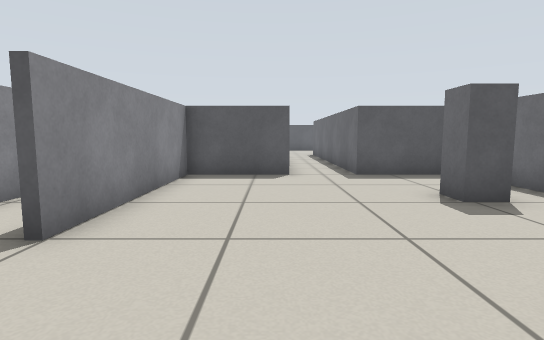
view 1 (above)

16 first-person views from a walk through a world built for the Gazebo simulator. The camera is 0.57 m above the floor, tilts 6° down and sees 80° across. The floor is counted in squares, 0.5 m on a side. Each view is taken from the middle of a square. On the plan, view 1 faces up. The plan holds only what a view shows up to about 13 squares ahead; the rest is blank.

view 2
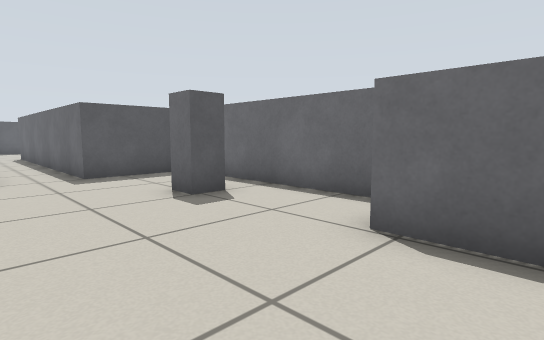

view 3
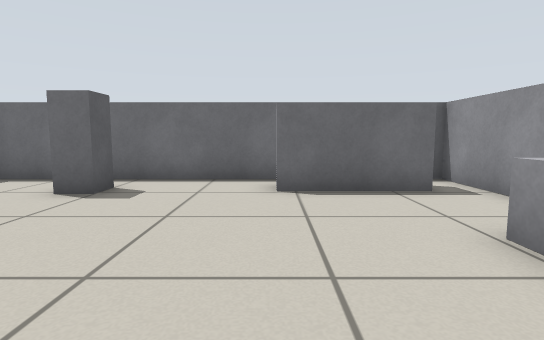

view 4
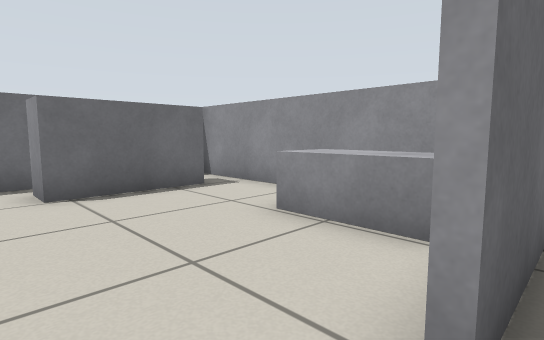

view 5
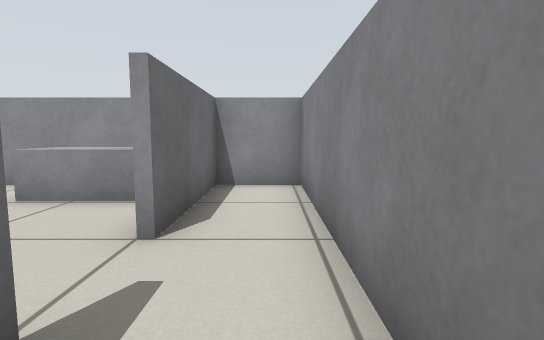

view 6
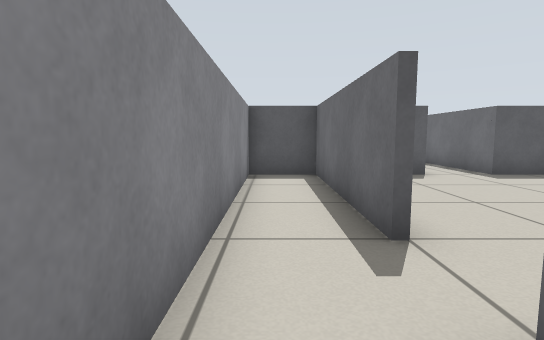

view 7
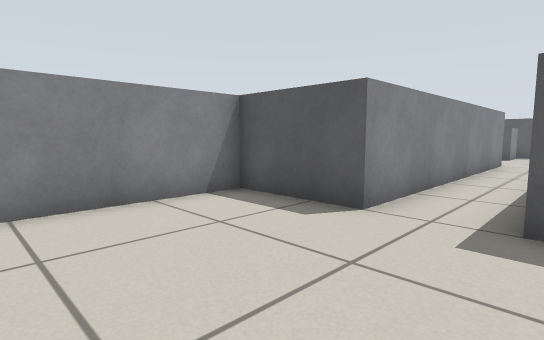

view 8
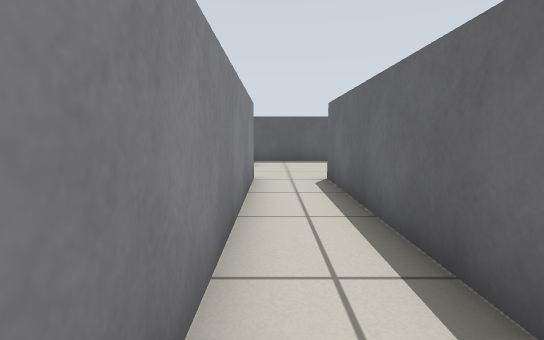

view 9
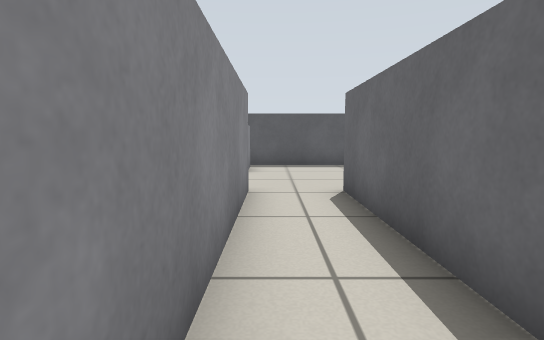

view 10
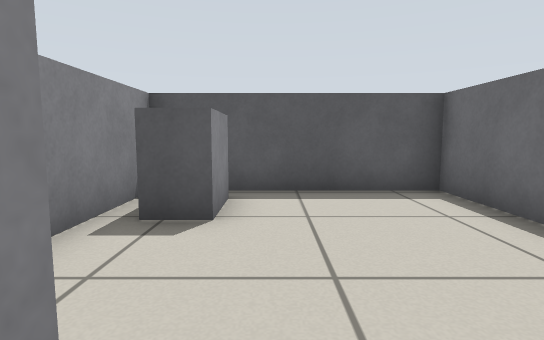

view 11
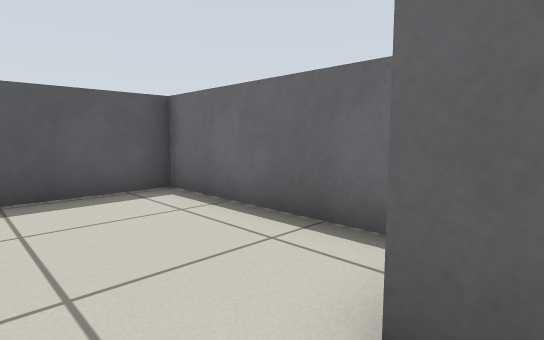

view 12
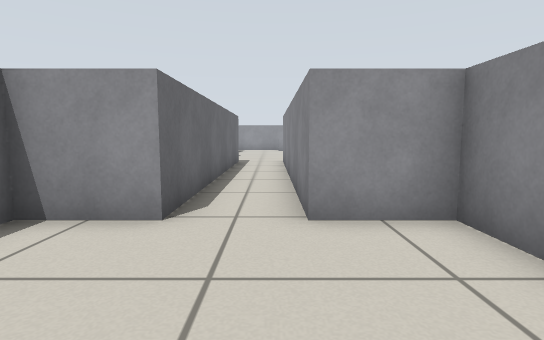

view 13
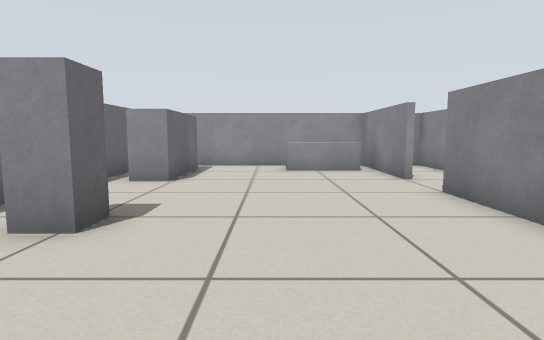

view 14
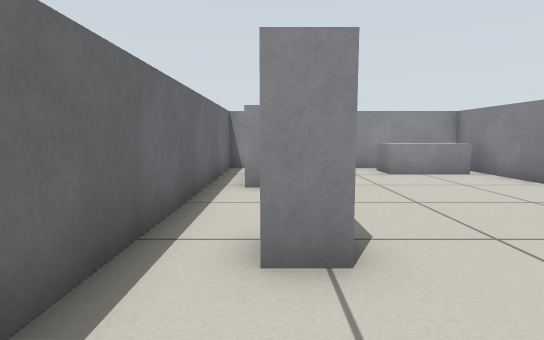

view 15
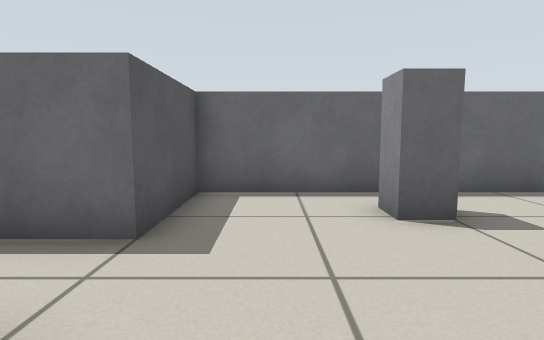

view 16
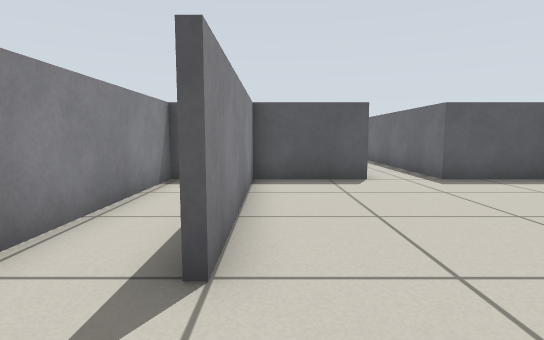

### Floor plan
Ten units are one square. View 1 is at (0, 0); x grows to the right and y downward. Boxes are objects, and circles mark ways between rooms. Rooms are numbered by the first view taken in them; rooms with no view inside come last. Other rooms are left out.
<svg viewBox="-52 -262 112 292">
<path fill="none" stroke="#000" d="M41 -55 33 -55 33 -63 41 -63M-25 -15 -25 25M36 14 36 -19 46 -19M-15 25 55 25 55 -95 25 -95 25 -197M5 -197 5 -95 -25 -95 -25 -34M-20 6 5 6 5 19M-27 -34 -27 -95 -47 -95 -47 25 -15 25M-27 25 -27 -15M25 -197 45 -197 45 -257 0 -257M2 -250 2 -233 -9 -233M-15 -250 -15 -197 5 -197"/>
<circle cx="-30" cy="-25" r="3" fill="#2a7"/>
<circle cx="15" cy="-190" r="3" fill="#2a7"/>
<text x="20" y="-60">1</text>
<text x="-40" y="-30">2</text>
<text x="20" y="-220">3</text>
</svg>
Room 1 opens to room 2. Room 1 opens to room 3.

Where each view was taken, in squares from view 1:
view 1: 0 up, 0 right, facing up
view 2: 0 up, 0 right, facing up-right
view 3: 2 up, 3 left, facing right
view 4: 3 up, 3 left, facing down-right
view 5: 5 up, 4 left, facing down
view 6: 0 up, 4 left, facing up
view 7: 5 up, 3 right, facing up-left
view 8: 11 up, 1 right, facing up
view 9: 13 up, 1 right, facing up
view 10: 19 up, 1 right, facing up
view 11: 19 up, 1 right, facing up-right
view 12: 24 up, 1 right, facing down
view 13: 10 up, 1 right, facing down
view 14: 9 up, 4 right, facing down
view 15: 8 up, 1 left, facing right
view 16: 1 up, 2 left, facing up
